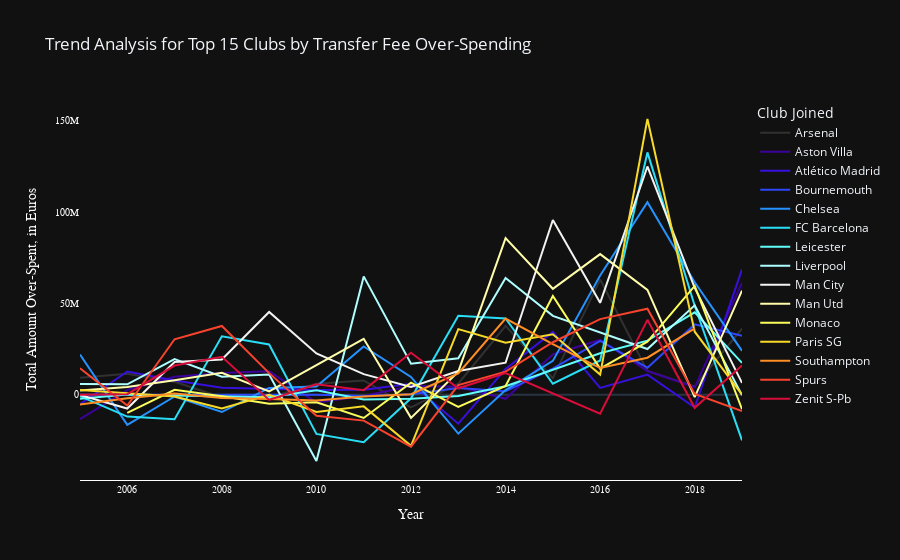

Notebook source saved alongside this figure:
### Markdown cell above
<div class="alert alert-success" role="alert">

**Inference**<br>
In general, we can observe that the transfer fee over-spending has risen in this past decade. The reason may be attributable to increased resources of the club due to increasing ownership by middle eastern investors and/or significant changes at the club. For example:<br>
1. Manchester City and Paris Saint-Germain (PSG): Ownship changes led to increased spending power of the clubs which was duly exploited by the players, agents and selling clubs.
2. Manchester United, Chelsea, Barcelona and Real Madrid: Changes in managers or important players leaving the club.
</div>

### Code cell
fig2b = px.line(Trends_Top_OverSpenders.reset_index(), 
                x="Year", 
                y="Surplus/Deficit_y",
                color = "Club Joined",
                color_discrete_sequence = px.colors.cyclical.Edge,
                hover_name = "Club Joined", 
                title = 'Trend Analysis for Top 15 Clubs by Transfer Fee Over-Spending',
                template = 'plotly_dark')

fig2b.update_layout(
    hoverlabel=dict(
        bgcolor="black",
        font=dict(
                family="Arial, monospace",
                size=14,
                color="white"
            ),
        bordercolor = "black"
    ),
    xaxis=go.layout.XAxis(
        title=go.layout.xaxis.Title(
            text="Year",
            font=dict(
                family="Arial, monospace",
                size=14,
                color="white"
            )
        ),
        showline = True,
        linecolor = 'white',
        showticklabels = True,
        tickfont = dict(
            family = 'Arial',
            size = 10,
            color = 'white'
      )
    ),
    yaxis=go.layout.YAxis(
        title=go.layout.yaxis.Title(
            text="Total Amount Over-Spent, in Euros",
            font=dict(
                family="Arial, monospace",
                size=14,
                color="white"
            )
        ),
        showline = False,
        linecolor = 'white',
        showticklabels = True,
        tickfont = dict(
            family = 'Arial',
            size = 10,
            color = 'white'
        )
    )
)

fig2b.update_layout(
    xaxis=dict(showgrid=False, zeroline=False),
    yaxis=dict(showgrid=False, zeroline=True),
)

# plot(fig2b, filename = 'TrendsTop15OverSpenders.html')
fig2b.show()

### Figure 1 — Plotly figure (JSON) as saved in the notebook; plotly's stock layout.template omitted (floating-point values rounded to 4 significant figures)
{"data": [{"hoverlabel": {"namelength": 0}, "hovertemplate": "<b>%{hovertext}</b><br><br>Club Joined=Arsenal <br>Year=%{x}<br>Surplus/Deficit_y=%{y}", "hovertext": ["Arsenal ", "Arsenal ", "Arsenal ", "Arsenal ", "Arsenal ", "Arsenal ", "Arsenal ", "Arsenal ", "Arsenal ", "Arsenal ", "Arsenal ", "Arsenal ", "Arsenal ", "Arsenal ", "Arsenal "], "legendgroup": "Arsenal ", "line": {"color": "#313131", "dash": "solid"}, "mode": "lines", "name": "Arsenal ", "showlegend": true, "type": "scatter", "x": [2005, 2006, 2007, 2008, 2009, 2010, 2011, 2012, 2013, 2014, 2015, 2016, 2017, 2018, 2019], "xaxis": "x", "y": [9250000, 11500000, 7050000, -1550000, -1500000, 6000000, 7780000, -7000000, 6000000, 37730000, 9000000, 63050000, 13000000, 4550000, 36200000], "yaxis": "y"}, {"hoverlabel": {"namelength": 0}, "hovertemplate": "<b>%{hovertext}</b><br><br>Club Joined=Aston Villa <br>Year=%{x}<br>Surplus/Deficit_y=%{y}", "hovertext": ["Aston Villa ", "Aston Villa ", "Aston Villa ", "Aston Villa ", "Aston Villa ", "Aston Villa ", "Aston Villa ", "Aston Villa ", "Aston Villa ", "Aston Villa ", "Aston Villa ", "Aston Villa ", "Aston Villa ", "Aston Villa ", "Aston Villa "], "legendgroup": "Aston Villa ", "line": {"color": "#3d019d", "dash": "solid"}, "mode": "lines", "name": "Aston Villa ", "showlegend": true, "type": "scatter", "x": [2005, 2006, 2007, 2008, 2009, 2010, 2011, 2012, 2013, 2014, 2015, 2016, 2017, 2018, 2019], "xaxis": "x", "y": [-13420000, 2650000, 9800000, 11850000, 12800000, -4300000, -750000, 4800000, 4300000, -2250000, 22100000, 30000000, 12950000, 4050000, 61200000], "yaxis": "y"}, {"hoverlabel": {"namelength": 0}, "hovertemplate": "<b>%{hovertext}</b><br><br>Club Joined=Atlético Madrid <br>Year=%{x}<br>Surplus/Deficit_y=%{y}", "hovertext": ["Atlético Madrid ", "Atlético Madrid ", "Atlético Madrid ", "Atlético Madrid ", "Atlético Madrid ", "Atlético Madrid ", "Atlético Madrid ", "Atlético Madrid ", "Atlético Madrid ", "Atlético Madrid ", "Atlético Madrid ", "Atlético Madrid ", "Atlético Madrid ", "Atlético Madrid "], "legendgroup": "Atlético Madrid ", "line": {"color": "#3810dc", "dash": "solid"}, "mode": "lines", "name": "Atlético Madrid ", "showlegend": true, "type": "scatter", "x": [2005, 2006, 2007, 2008, 2010, 2011, 2012, 2013, 2014, 2015, 2016, 2017, 2018, 2019], "xaxis": "x", "y": [-5250000, 12700000, 7800000, 3800000, 2500000, 2750000, 6000000, -15900000, 14100000, 34360000, 3700000, 11000000, -7000000, 68600000], "yaxis": "y"}, {"hoverlabel": {"namelength": 0}, "hovertemplate": "<b>%{hovertext}</b><br><br>Club Joined=Bournemouth <br>Year=%{x}<br>Surplus/Deficit_y=%{y}", "hovertext": ["Bournemouth ", "Bournemouth ", "Bournemouth ", "Bournemouth ", "Bournemouth ", "Bournemouth ", "Bournemouth ", "Bournemouth ", "Bournemouth ", "Bournemouth ", "Bournemouth "], "legendgroup": "Bournemouth ", "line": {"color": "#2d47f9", "dash": "solid"}, "mode": "lines", "name": "Bournemouth ", "showlegend": true, "type": "scatter", "x": [2005, 2010, 2011, 2012, 2013, 2014, 2015, 2016, 2017, 2018, 2019], "xaxis": "x", "y": [-100000, -50000, -680000, 280000, 3700000, 1950000, 14250000, 29450000, 14800000, 38500000, 32300000], "yaxis": "y"}, {"hoverlabel": {"namelength": 0}, "hovertemplate": "<b>%{hovertext}</b><br><br>Club Joined=Chelsea <br>Year=%{x}<br>Surplus/Deficit_y=%{y}", "hovertext": ["Chelsea ", "Chelsea ", "Chelsea ", "Chelsea ", "Chelsea ", "Chelsea ", "Chelsea ", "Chelsea ", "Chelsea ", "Chelsea ", "Chelsea ", "Chelsea ", "Chelsea ", "Chelsea ", "Chelsea "], "legendgroup": "Chelsea ", "line": {"color": "#2593ff", "dash": "solid"}, "mode": "lines", "name": "Chelsea ", "showlegend": true, "type": "scatter", "x": [2005, 2006, 2007, 2008, 2009, 2010, 2011, 2012, 2013, 2014, 2015, 2016, 2017, 2018, 2019], "xaxis": "x", "y": [22000000, -16520000, -1000000, -9500000, 3700000, 4500000, 26450000, 9700000, -21325000, 2550000, 18500000, 65250000, 105400000, 61550000, 24000000], "yaxis": "y"}, {"hoverlabel": {"namelength": 0}, "hovertemplate": "<b>%{hovertext}</b><br><br>Club Joined=FC Barcelona <br>Year=%{x}<br>Surplus/Deficit_y=%{y}", "hovertext": ["FC Barcelona ", "FC Barcelona ", "FC Barcelona ", "FC Barcelona ", "FC Barcelona ", "FC Barcelona ", "FC Barcelona ", "FC Barcelona ", "FC Barcelona ", "FC Barcelona ", "FC Barcelona ", "FC Barcelona ", "FC Barcelona ", "FC Barcelona ", "FC Barcelona "], "legendgroup": "FC Barcelona ", "line": {"color": "#2adef6", "dash": "solid"}, "mode": "lines", "name": "FC Barcelona ", "showlegend": true, "type": "scatter", "x": [2005, 2006, 2007, 2008, 2009, 2010, 2011, 2012, 2013, 2014, 2015, 2016, 2017, 2018, 2019], "xaxis": "x", "y": [-800000, -12000000, -13500000, 32000000, 27500000, -21500000, -26000000, -2000000, 43200000, 41720000, 6000000, 18750000, 132700000, 48700000, -25000000], "yaxis": "y"}, {"hoverlabel": {"namelength": 0}, "hovertemplate": "<b>%{hovertext}</b><br><br>Club Joined=Leicester <br>Year=%{x}<br>Surplus/Deficit_y=%{y}", "hovertext": ["Leicester ", "Leicester ", "Leicester ", "Leicester ", "Leicester ", "Leicester ", "Leicester ", "Leicester ", "Leicester ", "Leicester ", "Leicester ", "Leicester ", "Leicester ", "Leicester "], "legendgroup": "Leicester ", "line": {"color": "#60fdfa", "dash": "solid"}, "mode": "lines", "name": "Leicester ", "showlegend": true, "type": "scatter", "x": [2005, 2006, 2007, 2009, 2010, 2011, 2012, 2013, 2014, 2015, 2016, 2017, 2018, 2019], "xaxis": "x", "y": [-2176000, 100000, -500000, -1390000, 2475000, -2660000, -2170000, -700000, 4600000, 13700000, 22700000, 29600000, 45100000, 17400000], "yaxis": "y"}, {"hoverlabel": {"namelength": 0}, "hovertemplate": "<b>%{hovertext}</b><br><br>Club Joined=Liverpool <br>Year=%{x}<br>Surplus/Deficit_y=%{y}", "hovertext": ["Liverpool ", "Liverpool ", "Liverpool ", "Liverpool ", "Liverpool ", "Liverpool ", "Liverpool ", "Liverpool ", "Liverpool ", "Liverpool ", "Liverpool ", "Liverpool ", "Liverpool ", "Liverpool ", "Liverpool "], "legendgroup": "Liverpool ", "line": {"color": "#aefdff", "dash": "solid"}, "mode": "lines", "name": "Liverpool ", "showlegend": true, "type": "scatter", "x": [2005, 2006, 2007, 2008, 2009, 2010, 2011, 2012, 2013, 2014, 2015, 2016, 2017, 2018, 2019], "xaxis": "x", "y": [5900000, 5660000, 19525000, 9800000, 11000000, -36320000, 64800000, 17000000, 19900000, 63930000, 43200000, 34000000, 25000000, 48928000, -250000], "yaxis": "y"}, {"hoverlabel": {"namelength": 0}, "hovertemplate": "<b>%{hovertext}</b><br><br>Club Joined=Man City <br>Year=%{x}<br>Surplus/Deficit_y=%{y}", "hovertext": ["Man City ", "Man City ", "Man City ", "Man City ", "Man City ", "Man City ", "Man City ", "Man City ", "Man City ", "Man City ", "Man City ", "Man City ", "Man City ", "Man City ", "Man City "], "legendgroup": "Man City ", "line": {"color": "#f3f3f1", "dash": "solid"}, "mode": "lines", "name": "Man City ", "showlegend": true, "type": "scatter", "x": [2005, 2006, 2007, 2008, 2009, 2010, 2011, 2012, 2013, 2014, 2015, 2016, 2017, 2018, 2019], "xaxis": "x", "y": [-125000, -7575000, 17900000, 19250000, 45300000, 22610000, 11250000, 4250000, 13000000, 17500000, 95675000, 50320000, 125000000, 58540000, 6470000], "yaxis": "y"}, {"hoverlabel": {"namelength": 0}, "hovertemplate": "<b>%{hovertext}</b><br><br>Club Joined=Man Utd <br>Year=%{x}<br>Surplus/Deficit_y=%{y}", "hovertext": ["Man Utd ", "Man Utd ", "Man Utd ", "Man Utd ", "Man Utd ", "Man Utd ", "Man Utd ", "Man Utd ", "Man Utd ", "Man Utd ", "Man Utd ", "Man Utd ", "Man Utd ", "Man Utd ", "Man Utd "], "legendgroup": "Man Utd ", "line": {"color": "#fffda9", "dash": "solid"}, "mode": "lines", "name": "Man Utd ", "showlegend": true, "type": "scatter", "x": [2005, 2006, 2007, 2008, 2009, 2010, 2011, 2012, 2013, 2014, 2015, 2016, 2017, 2018, 2019], "xaxis": "x", "y": [2300000, 4200000, 7900000, 12000000, 1800000, 16200000, 30600000, -12700000, 12650000, 85730000, 58000000, 77000000, 57400000, -1300000, 57000000], "yaxis": "y"}, {"hoverlabel": {"namelength": 0}, "hovertemplate": "<b>%{hovertext}</b><br><br>Club Joined=Monaco <br>Year=%{x}<br>Surplus/Deficit_y=%{y}", "hovertext": ["Monaco ", "Monaco ", "Monaco ", "Monaco ", "Monaco ", "Monaco ", "Monaco ", "Monaco ", "Monaco ", "Monaco ", "Monaco ", "Monaco ", "Monaco ", "Monaco "], "legendgroup": "Monaco ", "line": {"color": "#fafd5b", "dash": "solid"}, "mode": "lines", "name": "Monaco ", "showlegend": true, "type": "scatter", "x": [2006, 2007, 2008, 2009, 2010, 2011, 2012, 2013, 2014, 2015, 2016, 2017, 2018, 2019], "xaxis": "x", "y": [-9950000, 2700000, -800000, -5000000, -4200000, -12750000, 6600000, -6750000, 4750000, 54060000, 14250000, 29000000, 59600000, -7975000], "yaxis": "y"}, {"hoverlabel": {"namelength": 0}, "hovertemplate": "<b>%{hovertext}</b><br><br>Club Joined=Paris SG <br>Year=%{x}<br>Surplus/Deficit_y=%{y}", "hovertext": ["Paris SG ", "Paris SG ", "Paris SG ", "Paris SG ", "Paris SG ", "Paris SG ", "Paris SG ", "Paris SG ", "Paris SG ", "Paris SG ", "Paris SG ", "Paris SG ", "Paris SG ", "Paris SG "], "legendgroup": "Paris SG ", "line": {"color": "#f7da29", "dash": "solid"}, "mode": "lines", "name": "Paris SG ", "showlegend": true, "type": "scatter", "x": [2005, 2007, 2008, 2009, 2010, 2011, 2012, 2013, 2014, 2015, 2016, 2017, 2018, 2019], "xaxis": "x", "y": [2500000, -1000000, -7500000, 0, -9500000, -6400000, -28000000, 35900000, 28500000, 33100000, 11000000, 151000000, 34500000, 0], "yaxis": "y"}, {"hoverlabel": {"namelength": 0}, "hovertemplate": "<b>%{hovertext}</b><br><br>Club Joined=Southampton <br>Year=%{x}<br>Surplus/Deficit_y=%{y}", "hovertext": ["Southampton ", "Southampton ", "Southampton ", "Southampton ", "Southampton ", "Southampton ", "Southampton ", "Southampton ", "Southampton ", "Southampton ", "Southampton ", "Southampton ", "Southampton ", "Southampton "], "legendgroup": "Southampton ", "line": {"color": "#ff8e25", "dash": "solid"}, "mode": "lines", "name": "Southampton ", "showlegend": true, "type": "scatter", "x": [2005, 2006, 2007, 2008, 2009, 2010, 2011, 2012, 2013, 2014, 2015, 2016, 2017, 2018], "xaxis": "x", "y": [-5350000, -2000000, 600000, -1750000, -2375000, -3160000, -955000, 250000, 11600000, 41700000, 27750000, 14600000, 20250000, 36300000], "yaxis": "y"}, {"hoverlabel": {"namelength": 0}, "hovertemplate": "<b>%{hovertext}</b><br><br>Club Joined=Spurs <br>Year=%{x}<br>Surplus/Deficit_y=%{y}", "hovertext": ["Spurs ", "Spurs ", "Spurs ", "Spurs ", "Spurs ", "Spurs ", "Spurs ", "Spurs ", "Spurs ", "Spurs ", "Spurs ", "Spurs ", "Spurs ", "Spurs ", "Spurs "], "legendgroup": "Spurs ", "line": {"color": "#f8432d", "dash": "solid"}, "mode": "lines", "name": "Spurs ", "showlegend": true, "type": "scatter", "x": [2005, 2006, 2007, 2008, 2009, 2010, 2011, 2012, 2013, 2014, 2015, 2016, 2017, 2018, 2019], "xaxis": "x", "y": [14500000, -5990000, 30350000, 37650000, 11800000, -11500000, -14200000, -28500000, 5280000, 12600000, 28730000, 41400000, 47100000, 400000, -9000000], "yaxis": "y"}, {"hoverlabel": {"namelength": 0}, "hovertemplate": "<b>%{hovertext}</b><br><br>Club Joined=Zenit S-Pb <br>Year=%{x}<br>Surplus/Deficit_y=%{y}", "hovertext": ["Zenit S-Pb ", "Zenit S-Pb ", "Zenit S-Pb ", "Zenit S-Pb ", "Zenit S-Pb ", "Zenit S-Pb ", "Zenit S-Pb ", "Zenit S-Pb ", "Zenit S-Pb ", "Zenit S-Pb ", "Zenit S-Pb ", "Zenit S-Pb ", "Zenit S-Pb ", "Zenit S-Pb "], "legendgroup": "Zenit S-Pb ", "line": {"color": "#d90d39", "dash": "solid"}, "mode": "lines", "name": "Zenit S-Pb ", "showlegend": true, "type": "scatter", "x": [2005, 2006, 2007, 2008, 2009, 2010, 2011, 2012, 2013, 2014, 2016, 2017, 2018, 2019], "xaxis": "x", "y": [0, 250000, 15950000, 20750000, -2900000, 5700000, 2500000, 23000000, 3500000, 11800000, -10360000, 41000000, -7200000, 16000000], "yaxis": "y"}], "layout": {"hoverlabel": {"bgcolor": "black", "bordercolor": "black", "font": {"color": "white", "family": "Arial, monospace", "size": 14}}, "legend": {"title": {"text": "Club Joined"}, "tracegroupgap": 0}, "title": {"text": "Trend Analysis for Top 15 Clubs by Transfer Fee Over-Spending"}, "xaxis": {"linecolor": "white", "showgrid": false, "showline": true, "showticklabels": true, "tickfont": {"color": "white", "family": "Arial", "size": 10}, "title": {"font": {"color": "white", "family": "Arial, monospace", "size": 14}, "text": "Year"}, "zeroline": false}, "yaxis": {"linecolor": "white", "showgrid": false, "showline": false, "showticklabels": true, "tickfont": {"color": "white", "family": "Arial", "size": 10}, "title": {"font": {"color": "white", "family": "Arial, monospace", "size": 14}, "text": "Total Amount Over-Spent, in Euros"}, "zeroline": true}}}
